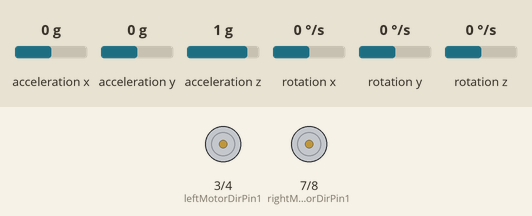
This sketch was run on a simulated Arduino Uno, built with avr-gcc and run on an emulated ATmega328P. Shown: motor-driver pin pairs drawn as motors (green arrow = first pin HIGH = forward, orange = second pin HIGH = backward, longer = more drive, scaled by the enable pin). Inputs (shaded band) come from the test bench; at power-on: acceleration y 0 g, acceleration z 1 g, acceleration x 0 g, rotation x 0 °/s, rotation y 0 °/s, rotation z 0 °/s.

Above: at 4.2 s.
4.3 s: acceleration y set to -1.4 g
At 4.7 s:
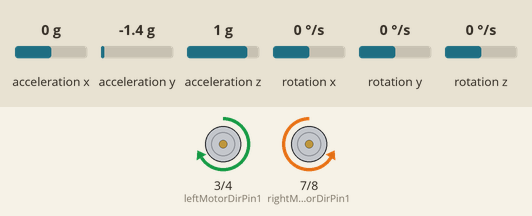
5.8 s: acceleration y set to 0.1 g
At 7.5 s:
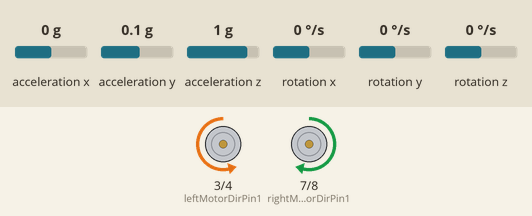
7.9 s: acceleration z set to -0.8 g
At 8.6 s:
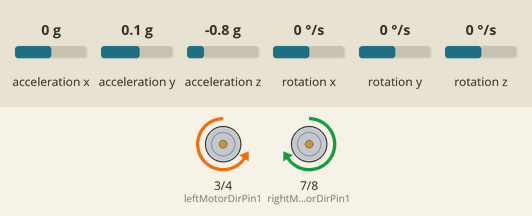
9.4 s: acceleration y set to 0 g
At 9.9 s:
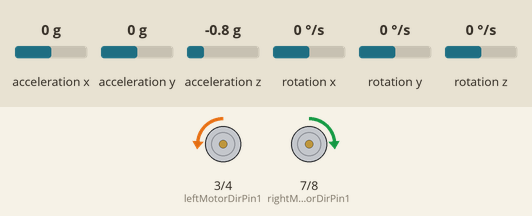
10.9 s: acceleration y set to -0.8 g
At 12.1 s:
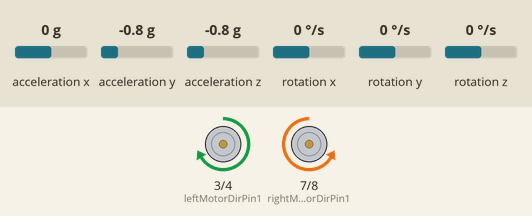
Timing chart, 0 to 13.4 s (numbered marks = the images above; inputs shaded):
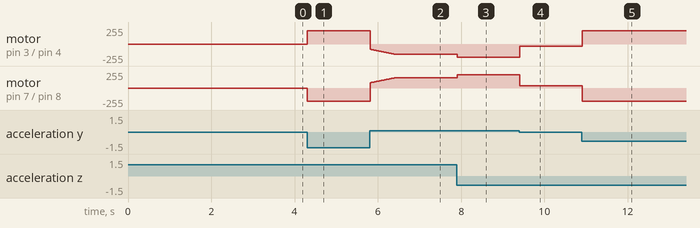

Measured:
- after the input at 4.3 s, motor on pin 3 (leftMotorDirPin1) / pin 4 (leftMotorDirPin2): stopped → forward 200/255 at once; motor on pin 7 (rightMotorDirPin1) / pin 8 (rightMotorDirPin2): stopped → backward 200/255 at once
- after the input at 5.8 s, motor on pin 3 (leftMotorDirPin1) / pin 4 (leftMotorDirPin2): moves from forward 200/255 to backward 152/255 over 0.58 s, starting at once; motor on pin 7 (rightMotorDirPin1) / pin 8 (rightMotorDirPin2): moves from backward 200/255 to forward 152/255 over 0.58 s, starting at once
- after the input at 7.9 s, motor on pin 3 (leftMotorDirPin1) / pin 4 (leftMotorDirPin2): backward 152/255 → backward 198/255 at once; motor on pin 7 (rightMotorDirPin1) / pin 8 (rightMotorDirPin2): forward 152/255 → forward 198/255 at once
- after the input at 9.4 s, motor on pin 3 (leftMotorDirPin1) / pin 4 (leftMotorDirPin2): backward 198/255 → backward 37/255 at once; motor on pin 7 (rightMotorDirPin1) / pin 8 (rightMotorDirPin2): forward 198/255 → forward 37/255 at once
- after the input at 10.9 s, motor on pin 3 (leftMotorDirPin1) / pin 4 (leftMotorDirPin2): backward 37/255 → forward 200/255 at once; motor on pin 7 (rightMotorDirPin1) / pin 8 (rightMotorDirPin2): forward 37/255 → backward 200/255 at once

The sketch:

Code.ino
```cpp
#include "I2Cdev.h"
#include "math.h"
#include <Kalman.h>
#include "Wire.h"
#include <MPU6050_tockn.h>
#define leftMotorPWMPin   6
#define leftMotorDirPin1   3
#define leftMotorDirPin2   4
#define rightMotorPWMPin  5
#define rightMotorDirPin1  7
#define rightMotorDirPin2  8

#define Kp  23
#define Kd  0.001
#define Ki  25
#define sampleTime  0.005
#define targetAngle 0

//MPU6050 mpu;
MPU6050 mpu6050(Wire);


int16_t accY=0, accZ=0, gyroX=0;
int16_t accY_pre=0, accZ_pre=0, gyroX_pre=0;
volatile int motorPower, gyroRate;
volatile float accAngle, gyroAngle, currentAngle, prevAngle=0, error=0, prevError=0, errorSum=0, error_pre=0;
volatile bool exitISR = false;
int x, y, z;

void setMotors(int leftMotorSpeed, int rightMotorSpeed) {
  if(leftMotorSpeed >= 0) {
    analogWrite(leftMotorPWMPin, leftMotorSpeed);
    digitalWrite(leftMotorDirPin1, LOW);
    digitalWrite(leftMotorDirPin2, HIGH);
  }
  else {
    leftMotorSpeed=-leftMotorSpeed;
    analogWrite(leftMotorPWMPin, leftMotorSpeed);
    digitalWrite(leftMotorDirPin1, HIGH);
    digitalWrite(leftMotorDirPin2, LOW);

  }
  if(rightMotorSpeed >= 0) {
    analogWrite(rightMotorPWMPin, rightMotorSpeed);
    digitalWrite(rightMotorDirPin1, HIGH);
    digitalWrite(rightMotorDirPin2, LOW);
  }
  else {
    rightMotorSpeed=-rightMotorSpeed;
    analogWrite(rightMotorPWMPin, rightMotorSpeed);
    digitalWrite(rightMotorDirPin1, LOW);
    digitalWrite(rightMotorDirPin2, HIGH);
  }
}

void init_PID() {
  // initialize Timer1
  cli();          // disable global interrupts
  TCCR1A = 0;     // set entire TCCR1A register to 0
  TCCR1B = 0;     // same for TCCR1B
  // set compare match register to set sample time 5ms
  OCR1A = 9999;
  // turn on CTC mode
  TCCR1B |= (1 << WGM12);
  // Set CS11 bit for prescaling by 8
  TCCR1B |= (1 << CS11);
  // enable timer compare interrupt
  TIMSK1 |= (1 << OCIE1A);

  sei();          // enable global interrupts
}

void setup() {
  Serial.begin(9600);
  // set the motor control and PWM pins to output mode
  pinMode(leftMotorPWMPin, OUTPUT);
  pinMode(leftMotorDirPin1, OUTPUT);
  pinMode(leftMotorDirPin2, OUTPUT);
  pinMode(rightMotorPWMPin, OUTPUT);
  pinMode(rightMotorDirPin1, OUTPUT);
  pinMode(rightMotorDirPin2, OUTPUT);
  // initialize the MPU6050 and set offset values
  /*
  mpu.initialize();
  mpu.setYAccelOffset(-2884);
  mpu.setZAccelOffset(-426);
  mpu.setXGyroOffset(71);
  */
  //
  Serial.begin(9600);
  Wire.begin();
  mpu6050.begin();
  mpu6050.calcGyroOffsets(true);
  init_PID();

}
void loop() {

  mpu6050.update();
  x = mpu6050.getAngleX();
  //y = mpu6050.getAngleY();
  //z = mpu6050.getAngleZ();

  /*
  Serial.print("X: "); Serial.print(x); Serial.print("      ");
  Serial.print("Y: "); Serial.print(y); Serial.print("      ");
  Serial.print("Z: "); Serial.println(z);
  */
  // GENERATE PULSE TO MOTOR
  motorPower = constrain(motorPower, -200, 200);
  setMotors(motorPower, motorPower);
  //Serial.println(motorPower);

}
// The ISR will be called every 5 milliseconds

ISR(TIMER1_COMPA_vect)
{
  // calculate the angle of inclination
  error = x - targetAngle;
  errorSum = errorSum + error;
  errorSum = constrain(errorSum, -300,300);
  //calculate output from P, I and D values
  motorPower = Kp*(error) + Ki*(errorSum)*sampleTime - Kd*(error-error_pre)/sampleTime;
  prevAngle = currentAngle;
  error_pre=error;
}
```
